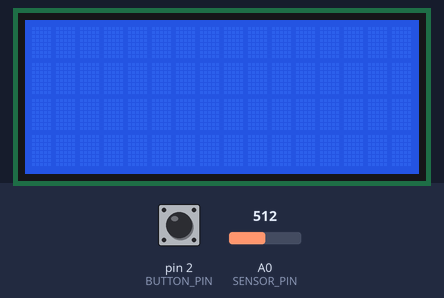
Recording of a sketch running on a simulated Arduino Uno, built with avr-gcc and run on an emulated ATmega328P. Shown: 16×4 character LCD. The test bench sets the inputs (shaded band); at power-on: pin 2 (BUTTON_PIN) LOW, A0 (SENSOR_PIN) = 512.

Above: at 1.2 s.
1.3 s: pin 2 (BUTTON_PIN) pulled HIGH for 0.15 s
At 2.1 s:
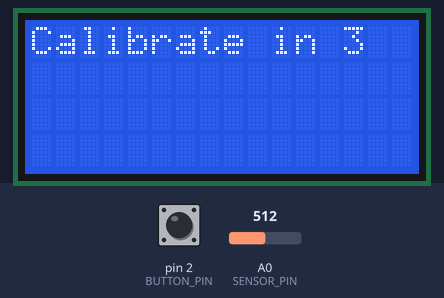
At 5.0 s:
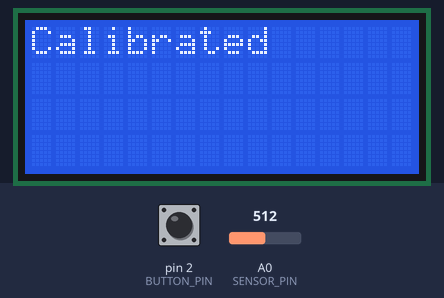
Timing chart, 0 to 6.5 s (numbered marks = the images above; inputs shaded):
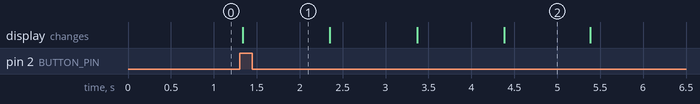

Measured:
- after the input at 1.3 s, the display: changes at once (image 1)

The sketch:

MorseCodeInterpreter.ino
```cpp
#include <MorseNode.h>
#include <Wire.h>
#include <LiquidCrystal_I2C.h>
#include <Arduino.h>


//**************
//*
//* Morsecode interpreter (dirty code ;) )
//*
//**************

const unsigned int SENSOR_PIN = A0;
const unsigned int BUTTON_PIN = 2;
const unsigned int DELAY = 50;
const unsigned int SENSOR_TOLERANCE = 20; // Sensor tolerance value
const unsigned int WORDS_PER_MINUTE = 4; // Not used
const unsigned int DIT_LENGTH_MS = 400; // general 1200 / WORDS_PER_MINUTE
const unsigned int DAH_LENGTH_MS = 500; // general DIT_LENGTH_MS * 3
const unsigned int WORD_GAP_MS = DIT_LENGTH_MS * 7;

int actionCounter = 0;
int characterCounter = 0;
int calibrateValue = 0;
int buttonState = 0;

bool isCalibrated = false;
bool isWordGap = false;

MorseNode &tree = MorseNode::getInstance();
MorseNode *treeCopy = NULL;

// initialize the library with the numbers of the interface pins
LiquidCrystal_I2C lcd(0x27, 16, 4); // set the LCD address to 0x27 for a 16 chars and 2 line display

// Returns action enum for a GAP, DIT or DAH.
Action getAction(int milliseconds) {

    Action key = GAP;
    if (milliseconds >= DAH_LENGTH_MS) {
        key = DAH;
    } else if (milliseconds > 0 && milliseconds <= DIT_LENGTH_MS) {
        key = DIT;
    }
    return key;
}

// Calibrate the sensor
void calibrateSensor() {
    calibrateValue = analogRead(SENSOR_PIN);
}

// Return a boolean value if the light changes.
bool sensorAction() {
    int sensorValue = analogRead(SENSOR_PIN);
    return abs(sensorValue - calibrateValue) >= SENSOR_TOLERANCE;
}

// Traverse through the morsecode tree and return a node.
MorseNode *traverseTree(MorseNode &node, Action key) {

    //If the right or left edge equals with a DIT or DAH return the associated node or NULL.
    if (node.getRight() != NULL && node.getRight()->getAction() == key) {

        return node.getRight();
    } else if (node.getLeft() != NULL && node.getLeft()->getAction() == key) {

        return node.getLeft();
    }
    return NULL;
}

int row = -1;
int column = 0;

// Init lcd.
void lcdInit() {

    lcd.init(); //initialize the lcd
    lcd.backlight(); //open the backlight
}

// Write method for lcd display.
void lcdWrite(char *message, int row, int column, int delayTime) {

    lcd.setCursor(column, row);
    lcd.print(message);
    delay(delayTime);
}

// Write method for lcd display.
void lcdWrite(char *message, int delayTime) {

    row = (column == 0 && row < 4) ? row + 1 : (row < 4) ? row : 0;
    lcdWrite(message, row, column, delayTime);
    column = ((column + strlen(message)) < 19) ? column + strlen(message) : 0;
}

// Write method for lcd display.
void lcdWrite(char *message) {

    lcdWrite(message, 0);
}

// Clear method for lcd display.
void lcdClear() {

    row = -1;
    column = 0;
    lcd.clear();
}

void setup() {

    calibrateSensor();
    treeCopy = &tree;
    pinMode(BUTTON_PIN, INPUT);
    lcdInit();
}

void loop() {

    if (sensorAction()) {
        // If light sensitivity changes increment counter.
        actionCounter++;
    } else {
        characterCounter++; // Increment character counter for gap between alphanumeric characters.
        Action key = getAction(
                actionCounter * DELAY); // actionCounter * delay to determine the length of a specific DIT or DAH.
        actionCounter = 0; // Reset the action counter.

        if (key != GAP) {
            // Search for the next node with a DIT or DAH an return it.
            treeCopy = traverseTree(*treeCopy, key);
            characterCounter = 0; // Reset the character counter.
        } else {
            // Print the alphanumeric character only if the treeCopy or better the next node != NULL and the nextNode != tree which
            // means not the root node and the gap between letters is reached.
            if (treeCopy != NULL && treeCopy != &tree && characterCounter * DELAY >= DAH_LENGTH_MS * 2) {

                lcdWrite(treeCopy->getCharacter()); // Write the character to the lcd.
                treeCopy = NULL; // Set node to NULL.
                characterCounter = 0; // Reset the character counter.
                isWordGap = true; // Set wordGap to true for write a space between two words.
            } else if (isWordGap && characterCounter * DELAY >= WORD_GAP_MS) {

                lcdWrite(" "); // Write a space between two words.
                isWordGap = false; // Set word gap to false.
            }

            if (treeCopy == NULL) {

                treeCopy = &tree; // If node is null reset the actual binary search to the root node.
            }
        }
    }

    buttonState = digitalRead(BUTTON_PIN); // Read button state for calibartion.
    if (buttonState == HIGH && !isCalibrated) {

        // Write short three times countdown and calibrate.
        for (int i = 3; i > 0; i--) {
            lcdClear();
            char text[20];
            sprintf(text, "Calibrate in %d", i);
            lcdWrite(text, 0, 0, 1000); // Write text and delay 1000ms.
        }
        calibrateSensor();
        lcdClear();
        lcdWrite("Calibrated", 0, 0, 1000); // Write text and delay 1000ms.
        lcdClear();
        isCalibrated = true;
    } else if (buttonState == LOW && isCalibrated) {
        isCalibrated = false;
    }

    delay(DELAY);
}
```
